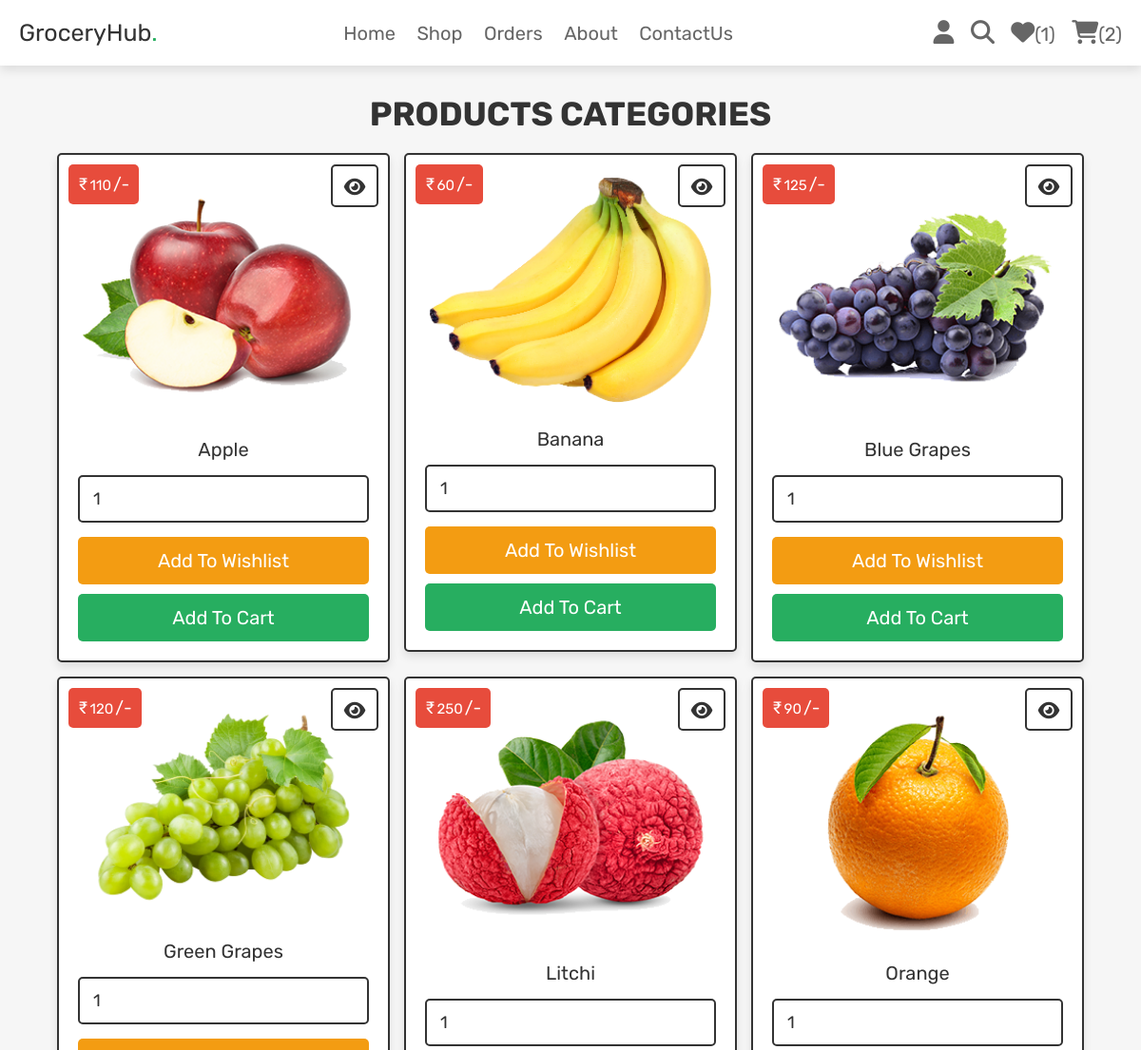
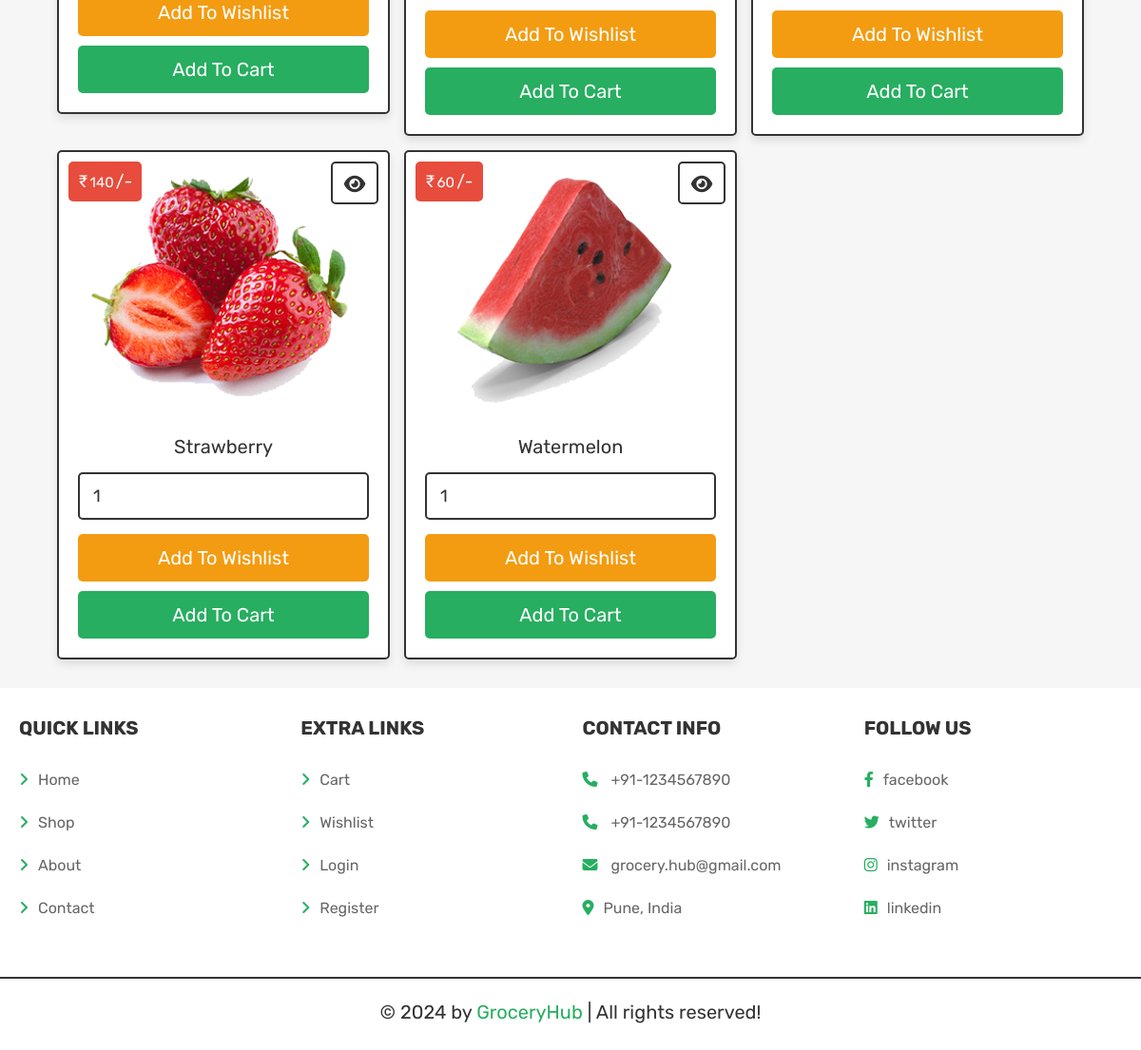
/category.php?category=fruits (signed in), run on the app's committed database (2 pictures, top to bottom).
### tables this page shows
CREATE TABLE `products` (
  `id` int(100) NOT NULL,
  `name` varchar(100) NOT NULL,
  `category` varchar(20) NOT NULL,
  `details` varchar(500) NOT NULL,
  `price` int(100) NOT NULL,
  `image` varchar(100) NOT NULL
);

### category.php (the view, shortened to what this page needs)
<?php
@include 'config.php';
?>
<!DOCTYPE html>
<html lang="en">
<head>
   <link rel="stylesheet" href="https://cdnjs.cloudflare.com/ajax/libs/font-awesome/6.1.1/css/all.min.css">
   <link rel="stylesheet" href="css/style.css">
</head>
<body>
<?php include 'header.php'; ?>
<section class="products">
   <h1 class="title">products categories</h1>
   <div class="box-container">
   <?php
      $category_name = $_GET['category'];
      $select_products = $conn->prepare("SELECT * FROM `products` WHERE category = ?");
      $select_products->execute([$category_name]);
      if($select_products->rowCount() > 0){
         while($fetch_products = $select_products->fetch(PDO::FETCH_ASSOC)){
   ?>
   <form action="" class="box" method="POST">
      <div class="price">₹<span><?= $fetch_products['price']; ?></span>/-</div>
      <a href="view_page.php?pid=<?= $fetch_products['id']; ?>" class="fas fa-eye"></a>
      <img src="uploaded_img/<?= $fetch_products['image']; ?>" alt="">
      <div class="name"><?= $fetch_products['name']; ?></div>
      <input type="number" min="1" value="1" name="p_qty" class="qty">
      <input type="submit" value="add to wishlist" class="option-btn" name="add_to_wishlist">
      <input type="submit" value="add to cart" class="btn" name="add_to_cart">
   </form>
   <?php
         }
      }else{
         echo '<p class="empty">no products available!</p>';
      }
   ?>
   </div>
</section>
<?php include 'footer.php'; ?>
</body>
</html>

### css/style.css (style rules this page uses)
.products .box-container { display: grid; grid-template-columns: repeat(auto-fit, 35rem); gap:1.5rem; justify-content: center; align-items: flex-start; }
.products .box-container .box { padding:2rem; text-align: center; border:var(--border); background-color: var(--white); box-shadow: var(--box-shadow); border-radius: .5rem; position: relative; }
.products .box-container .box .price { position: absolute; top:1rem; left:1rem; padding:1rem; border-radius: .5rem; background-color: var(--red); font-size: 1.8rem; color:var(--white); }
.products .box-container .box .price span { font-size: 1.5rem; color:var(--white); margin: 0.2rem; }
.products .box-container .box .fa-eye { position: absolute; top:1rem; right:1rem; border-radius: .5rem; height: 4.5rem; line-height: 4.3rem; width: 5rem; border:var(--border); color:var(--black); font-size: 2rem; background-color: var(--white); }
.products .box-container .box img { width: 100%; margin-bottom: 1rem; }
.products .box-container .box .name { font-size: 2rem; color:var(--black); padding:1rem 0; }
.products .box-container .box .qty { margin:.5rem 0; border-radius: .5rem; padding:1.2rem 1.4rem; font-size: 1.8rem; color:var(--black); border:var(--border); width: 100%; }

### css/components.css (style rules this page uses)
:root { --green:#27ae60; --orange:#f39c12; --red:#e74c3c; --black:#333; --light-color:#666; --white:#fff; --light-bg:#f6f6f6; --border:.2rem solid var(--black); --box-shadow:0 .5rem 1rem rgba(0,0,0,.1); }
* { font-family: 'Rubik', sans-serif; margin:0; padding:0; box-sizing: border-box; outline: none; border:none; text-decoration: none; color:var(--black); }
body { background-color: var(--light-bg); }
html { font-size: 62.5%; overflow-x: hidden; scroll-behavior: smooth; scroll-padding-top: 6.5rem; }
section { padding:3rem 2rem; max-width: 1200px; margin:0 auto; }
.btn, .delete-btn, .option-btn { display: block; width: 100%; margin-top: 1rem; border-radius: .5rem; color:var(--white); font-size: 2rem; padding:1.3rem 3rem; text-transform: capitalize; cursor: pointer; text-align: center; }
.btn { background-color: var(--green); }
.option-btn { background-color: var(--orange); }
.title { text-align: center; margin-bottom: 2rem; text-transform: uppercase; color:var(--black); font-size: 3.5rem; }

### data on the page
products: price "110", image (picture), name "Apple"
products: price "60", image (picture), name "Banana"
products: price "125", image (picture), name "Blue Grapes"
products: price "120", image (picture), name "Green Grapes"
products: price "250", image (picture), name "Litchi"
products: price "90", image (picture), name "Orange"
products: price "140", image (picture), name "Strawberry"
products: price "60", image (picture), name "Watermelon"

### other printed values
$count_wishlist_items->rowCount() "1"
$count_cart_items->rowCount() "2"
